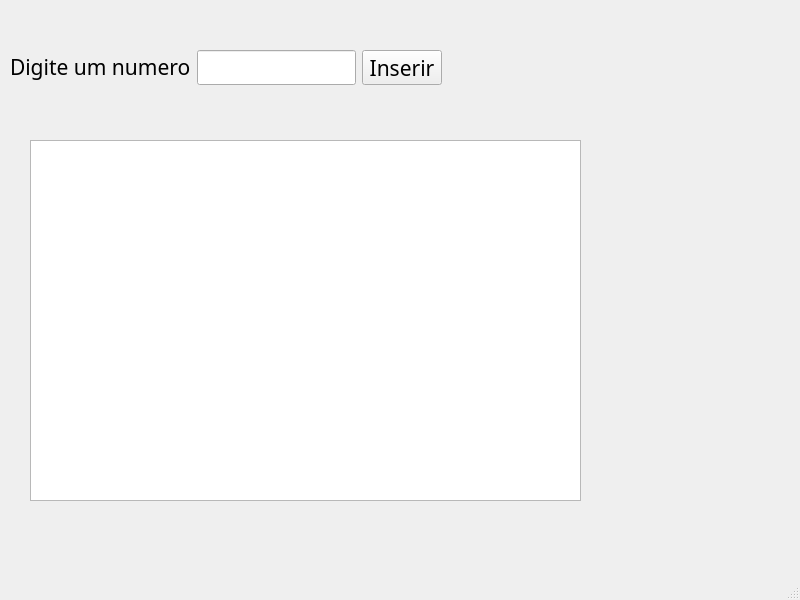
<?xml version="1.0" encoding="UTF-8"?>
<ui version="4.0">
 <class>MainWindow</class>
 <widget class="QMainWindow" name="MainWindow">
  <property name="geometry">
   <rect>
    <x>0</x>
    <y>0</y>
    <width>800</width>
    <height>600</height>
   </rect>
  </property>
  <property name="font">
   <font>
    <family>AR PL UKai CN</family>
    <pointsize>16</pointsize>
   </font>
  </property>
  <property name="windowTitle">
   <string>MainWindow</string>
  </property>
  <widget class="QWidget" name="centralwidget">
   <widget class="QTextEdit" name="textEditSaida">
    <property name="geometry">
     <rect>
      <x>30</x>
      <y>140</y>
      <width>551</width>
      <height>361</height>
     </rect>
    </property>
   </widget>
   <widget class="QWidget" name="">
    <property name="geometry">
     <rect>
      <x>10</x>
      <y>50</y>
      <width>432</width>
      <height>35</height>
     </rect>
    </property>
    <layout class="QHBoxLayout" name="horizontalLayout_2">
     <item>
      <layout class="QHBoxLayout" name="horizontalLayout">
       <item>
        <widget class="QLabel" name="label">
         <property name="text">
          <string>&lt;html&gt;&lt;head/&gt;&lt;body&gt;&lt;p&gt;&lt;span style=&quot; font-size:16pt;&quot;&gt;Digite um numero&lt;/span&gt;&lt;/p&gt;&lt;/body&gt;&lt;/html&gt;</string>
         </property>
        </widget>
       </item>
       <item>
        <widget class="QLineEdit" name="lineEditNum"/>
       </item>
      </layout>
     </item>
     <item>
      <widget class="QPushButton" name="pushButton">
       <property name="text">
        <string>Inserir</string>
       </property>
      </widget>
     </item>
    </layout>
   </widget>
  </widget>
  <widget class="QMenuBar" name="menubar">
   <property name="geometry">
    <rect>
     <x>0</x>
     <y>0</y>
     <width>800</width>
     <height>29</height>
    </rect>
   </property>
  </widget>
  <widget class="QStatusBar" name="statusbar"/>
 </widget>
 <resources/>
 <connections/>
</ui>
